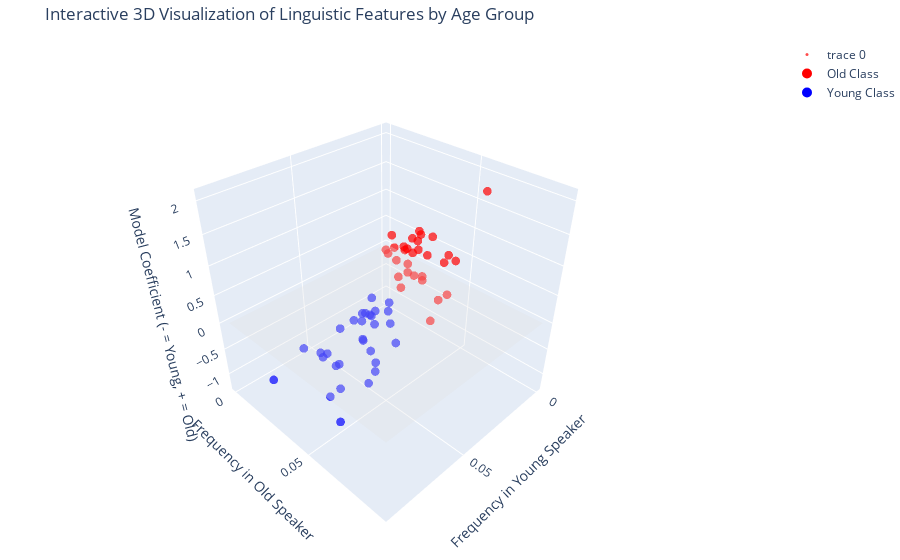

Notebook code cell kept with this figure:
### Code cell
import plotly.graph_objects as go
import numpy as np
import pandas as pd

# Get top words for each class
num_top_words = 30

# For words associated with 'Old' class (positive coefficients)
old_words_data = sorted(zip(word_importance, feature_names), reverse=True)[:num_top_words]
old_words_df = pd.DataFrame(old_words_data, columns=['coefficient', 'word'])
old_words_df['age_group'] = 'Old'

# For words associated with 'Young' class (negative coefficients)
young_words_data = sorted(zip(word_importance, feature_names))[:num_top_words]
young_words_df = pd.DataFrame(young_words_data, columns=['coefficient', 'word'])
young_words_df['age_group'] = 'Young'

# Combine dataframes
distinctive_words = pd.concat([old_words_df, young_words_df])

# Calculate frequency data
top_old_indices = [list(feature_names).index(word) for word in old_words_df['word']]
top_young_indices = [list(feature_names).index(word) for word in young_words_df['word']]
top_indices = top_old_indices + top_young_indices

# Get document frequencies for these words in the training set
X_train_words = X_train_tfidf[:, top_indices].toarray()
word_names = [feature_names[i] for i in top_indices]

# Calculate average frequency per class
young_indices = np.where(y_train == 0)[0]
old_indices = np.where(y_train == 1)[0]

young_freqs = X_train_words[young_indices].mean(axis=0)
old_freqs = X_train_words[old_indices].mean(axis=0)

# Create DataFrame for 3D plot
word_data = pd.DataFrame({
    'word': word_names,
    'young_freq': young_freqs,
    'old_freq': old_freqs
})

# Merge with coefficient data
word_data = word_data.merge(
    pd.DataFrame({
        'word': distinctive_words['word'],
        'coefficient': distinctive_words['coefficient'],
        'age_group': distinctive_words['age_group']
    }), 
    on='word'
)

# Create hover text (now including the word itself as it won't be shown otherwise)
word_data['hover_text'] = word_data.apply(
    lambda row: f"<b>Word: {row['word']}</b><br>" +
                f"Coefficient: {row['coefficient']:.4f}<br>" +
                f"Young Freq: {row['young_freq']:.4f}<br>" +
                f"Old Freq: {row['old_freq']:.4f}<br>" +
                f"Class: {row['age_group']}",
    axis=1
)

# Set up colors
word_data['color'] = word_data['age_group'].map({'Young': 'blue', 'Old': 'red'})

# Create the 3D interactive plot
fig = go.Figure()

# Add scatter points - removing text mode, keeping only markers
fig.add_trace(go.Scatter3d(
    x=word_data['young_freq'],
    y=word_data['old_freq'],
    z=word_data['coefficient'],
    mode='markers',  # Changed from 'markers+text' to just 'markers'
    marker=dict(
        size=3,
        color=word_data['color'],
        opacity=0.7,
        symbol='circle'
    ),
    hovertext=word_data['hover_text'],
    hoverinfo='text'
))

# Create a plane at z=0 to divide the classes
max_freq = max(word_data['young_freq'].max(), word_data['old_freq'].max()) * 1.1
x_plane = np.linspace(0, max_freq, 10)
y_plane = np.linspace(0, max_freq, 10)
xx, yy = np.meshgrid(x_plane, y_plane)
zz = np.zeros(xx.shape)

# Add the plane
fig.add_trace(go.Surface(
    x=xx, y=yy, z=zz,
    colorscale=[[0, 'lightgray'], [1, 'lightgray']],
    showscale=False,
    opacity=0.3,
    name='Division Plane'
))

# Update the layout for better visualization
fig.update_layout(
    title='Interactive 3D Visualization of Linguistic Features by Age Group',
    scene=dict(
        xaxis_title='Frequency in Young Speaker ',
        yaxis_title='Frequency in Old Speaker ',
        zaxis_title='Model Coefficient (- = Young, + = Old)',
        aspectratio=dict(x=1, y=1, z=1),
        camera=dict(
            eye=dict(x=1.5, y=1.5, z=1.5)
        )
    ),
    margin=dict(l=0, r=0, b=0, t=40),
    hoverlabel=dict(
        bgcolor="white",
        font_size=12,
        font_family="Arial"
    )
)

# Add manual legend entries
fig.add_trace(go.Scatter3d(
    x=[None], y=[None], z=[None],
    mode='markers',
    marker=dict(size=10, color='red'),
    name='Old Class'
))

fig.add_trace(go.Scatter3d(
    x=[None], y=[None], z=[None],
    mode='markers',
    marker=dict(size=10, color='blue'),
    name='Young Class'
))

# Show the figure
fig.show()

### Figure 1 — Plotly figure (JSON) as saved in the notebook; plotly's stock layout.template omitted (floating-point values rounded to 4 significant figures)
{"data": [{"hoverinfo": "text", "hovertext": ["<b>Word: somebody</b><br>Coefficient: 2.0638<br>Young Freq: 0.0162<br>Old Freq: 0.0677<br>Class: Old", "<b>Word: thank</b><br>Coefficient: 1.5732<br>Young Freq: 0.0427<br>Old Freq: 0.0586<br>Class: Old", "<b>Word: please</b><br>Coefficient: 1.2015<br>Young Freq: 0.0334<br>Old Freq: 0.0365<br>Class: Old", "<b>Word: lovely</b><br>Coefficient: 1.0895<br>Young Freq: 0.0265<br>Old Freq: 0.0637<br>Class: Old", "<b>Word: true</b><br>Coefficient: 0.9913<br>Young Freq: 0.0361<br>Old Freq: 0.0360<br>Class: Old", "<b>Word: dear</b><br>Coefficient: 0.9828<br>Young Freq: 0.0149<br>Old Freq: 0.0420<br>Class: Old", "<b>Word: difficult</b><br>Coefficient: 0.9621<br>Young Freq: 0.0144<br>Old Freq: 0.0342<br>Class: Old", "<b>Word: whether</b><br>Coefficient: 0.9593<br>Young Freq: 0.0206<br>Old Freq: 0.0554<br>Class: Old", "<b>Word: suppose</b><br>Coefficient: 0.9420<br>Young Freq: 0.0254<br>Old Freq: 0.0573<br>Class: Old", "<b>Word: bloody</b><br>Coefficient: 0.9249<br>Young Freq: 0.0147<br>Old Freq: 0.0354<br>Class: Old", "<b>Word: christmas</b><br>Coefficient: 0.8937<br>Young Freq: 0.0357<br>Old Freq: 0.0415<br>Class: Old", "<b>Word: fact</b><br>Coefficient: 0.7539<br>Young Freq: 0.0188<br>Old Freq: 0.0378<br>Class: Old", "<b>Word: mind</b><br>Coefficient: 0.7378<br>Young Freq: 0.0295<br>Old Freq: 0.0419<br>Class: Old", "<b>Word: company</b><br>Coefficient: 0.7345<br>Young Freq: 0.0129<br>Old Freq: 0.0288<br>Class: Old", "<b>Word: course</b><br>Coefficient: 0.6776<br>Young Freq: 0.0331<br>Old Freq: 0.0658<br>Class: Old", "<b>Word: email</b><br>Coefficient: 0.6655<br>Young Freq: 0.0182<br>Old Freq: 0.0289<br>Class: Old", "<b>Word: everybody</b><br>Coefficient: 0.6546<br>Young Freq: 0.0161<br>Old Freq: 0.0406<br>Class: Old", "<b>Word: absolutely</b><br>Coefficient: 0.6436<br>Young Freq: 0.0314<br>Old Freq: 0.0516<br>Class: Old", "<b>Word: wonder</b><br>Coefficient: 0.6049<br>Young Freq: 0.0164<br>Old Freq: 0.0292<br>Class: Old", "<b>Word: ring</b><br>Coefficient: 0.5813<br>Young Freq: 0.0165<br>Old Freq: 0.0326<br>Class: Old", "<b>Word: interesting</b><br>Coefficient: 0.5709<br>Young Freq: 0.0288<br>Old Freq: 0.0448<br>Class: Old", "<b>Word: side</b><br>Coefficient: 0.5680<br>Young Freq: 0.0269<br>Old Freq: 0.0475<br>Class: Old", "<b>Word: wine</b><br>Coefficient: 0.5624<br>Young Freq: 0.0237<br>Old Freq: 0.0248<br>Class: Old", "<b>Word: money</b><br>Coefficient: 0.5521<br>Young Freq: 0.0464<br>Old Freq: 0.0694<br>Class: Old", "<b>Word: must</b><br>Coefficient: 0.5489<br>Young Freq: 0.0342<br>Old Freq: 0.0626<br>Class: Old", "<b>Word: sense</b><br>Coefficient: 0.5285<br>Young Freq: 0.0171<br>Old Freq: 0.0222<br>Class: Old", "<b>Word: bring</b><br>Coefficient: 0.5050<br>Young Freq: 0.0269<br>Old Freq: 0.0395<br>Class: Old", "<b>Word: university</b><br>Coefficient: 0.5021<br>Young Freq: 0.0145<br>Old Freq: 0.0261<br>Class: Old", "<b>Word: pick</b><br>Coefficient: 0.5007<br>Young Freq: 0.0319<br>Old Freq: 0.0390<br>Class: Old", "<b>Word: great</b><br>Coefficient: 0.4941<br>Young Freq: 0.0366<br>Old Freq: 0.0450<br>Class: Old", "<b>Word: basically</b><br>Coefficient: -1.2232<br>Young Freq: 0.0506<br>Old Freq: 0.0206<br>Class: Young", "<b>Word: someone</b><br>Coefficient: -1.2141<br>Young Freq: 0.0611<br>Old Freq: 0.0332<br>Class: Young", "<b>Word: cool</b><br>Coefficient: -1.2129<br>Young Freq: 0.0529<br>Old Freq: 0.0120<br>Class: Young", "<b>Word: mum</b><br>Coefficient: -1.1164<br>Young Freq: 0.0757<br>Old Freq: 0.0498<br>Class: Young", "<b>Word: fucking</b><br>Coefficient: -0.9920<br>Young Freq: 0.0817<br>Old Freq: 0.0141<br>Class: Young", "<b>Word: everyone</b><br>Coefficient: -0.9283<br>Young Freq: 0.0555<br>Old Freq: 0.0186<br>Class: Young", "<b>Word: weird</b><br>Coefficient: -0.9231<br>Young Freq: 0.0574<br>Old Freq: 0.0163<br>Class: Young", "<b>Word: shit</b><br>Coefficient: -0.8893<br>Young Freq: 0.0614<br>Old Freq: 0.0096<br>Class: Young", "<b>Word: literally</b><br>Coefficient: -0.8601<br>Young Freq: 0.0411<br>Old Freq: 0.0110<br>Class: Young", "<b>Word: massive</b><br>Coefficient: -0.8451<br>Young Freq: 0.0250<br>Old Freq: 0.0110<br>Class: Young", "<b>Word: watch</b><br>Coefficient: -0.8295<br>Young Freq: 0.0742<br>Old Freq: 0.0424<br>Class: Young", "<b>Word: baby</b><br>Coefficient: -0.7637<br>Young Freq: 0.0264<br>Old Freq: 0.0156<br>Class: Young", "<b>Word: dad</b><br>Coefficient: -0.7432<br>Young Freq: 0.0596<br>Old Freq: 0.0495<br>Class: Young", "<b>Word: food</b><br>Coefficient: -0.7377<br>Young Freq: 0.0418<br>Old Freq: 0.0272<br>Class: Young", "<b>Word: load</b><br>Coefficient: -0.6692<br>Young Freq: 0.0439<br>Old Freq: 0.0297<br>Class: Young", "<b>Word: fair</b><br>Coefficient: -0.6405<br>Young Freq: 0.0312<br>Old Freq: 0.0156<br>Class: Young", "<b>Word: english</b><br>Coefficient: -0.6330<br>Young Freq: 0.0332<br>Old Freq: 0.0258<br>Class: Young", "<b>Word: man</b><br>Coefficient: -0.6312<br>Young Freq: 0.0474<br>Old Freq: 0.0380<br>Class: Young", "<b>Word: guess</b><br>Coefficient: -0.6087<br>Young Freq: 0.0383<br>Old Freq: 0.0177<br>Class: Young", "<b>Word: hmm</b><br>Coefficient: -0.6013<br>Young Freq: 0.0205<br>Old Freq: 0.0109<br>Class: Young", "<b>Word: book</b><br>Coefficient: -0.5903<br>Young Freq: 0.0559<br>Old Freq: 0.0497<br>Class: Young", "<b>Word: teach</b><br>Coefficient: -0.5808<br>Young Freq: 0.0232<br>Old Freq: 0.0245<br>Class: Young", "<b>Word: sleep</b><br>Coefficient: -0.5760<br>Young Freq: 0.0274<br>Old Freq: 0.0203<br>Class: Young", "<b>Word: amazing</b><br>Coefficient: -0.5632<br>Young Freq: 0.0372<br>Old Freq: 0.0219<br>Class: Young", "<b>Word: few</b><br>Coefficient: -0.5590<br>Young Freq: 0.0377<br>Old Freq: 0.0436<br>Class: Young", "<b>Word: already</b><br>Coefficient: -0.5254<br>Young Freq: 0.0325<br>Old Freq: 0.0231<br>Class: Young", "<b>Word: nine</b><br>Coefficient: -0.5205<br>Young Freq: 0.0306<br>Old Freq: 0.0332<br>Class: Young", "<b>Word: guy</b><br>Coefficient: -0.5193<br>Young Freq: 0.0663<br>Old Freq: 0.0376<br>Class: Young", "<b>Word: yesterday</b><br>Coefficient: -0.5127<br>Young Freq: 0.0199<br>Old Freq: 0.0218<br>Class: Young", "<b>Word: also</b><br>Coefficient: -0.5084<br>Young Freq: 0.0538<br>Old Freq: 0.0478<br>Class: Young"], "marker": {"color": ["red", "red", "red", "red", "red", "red", "red", "red", "red", "red", "red", "red", "red", "red", "red", "red", "red", "red", "red", "red", "red", "red", "red", "red", "red", "red", "red", "red", "red", "red", "blue", "blue", "blue", "blue", "blue", "blue", "blue", "blue", "blue", "blue", "blue", "blue", "blue", "blue", "blue", "blue", "blue", "blue", "blue", "blue", "blue", "blue", "blue", "blue", "blue", "blue", "blue", "blue", "blue", "blue"], "opacity": 0.7, "size": 3, "symbol": "circle"}, "mode": "markers", "type": "scatter3d", "x": [0.01625, 0.04274, 0.03339, 0.02651, 0.03615, 0.01486, 0.01443, 0.02057, 0.02543, 0.01475, 0.03572, 0.01877, 0.02953, 0.01286, 0.03308, 0.0182, 0.01609, 0.03137, 0.0164, 0.01652, 0.02883, 0.02688, 0.02371, 0.04641, 0.03424, 0.01709, 0.02688, 0.01451, 0.03187, 0.03659, 0.05062, 0.06107, 0.05291, 0.07567, 0.08166, 0.05554, 0.0574, 0.06142, 0.04107, 0.025, 0.07415, 0.02638, 0.05957, 0.04184, 0.04386, 0.03118, 0.03319, 0.04739, 0.03833, 0.02052, 0.05594, 0.02317, 0.02736, 0.03721, 0.0377, 0.03251, 0.03062, 0.06632, 0.01988, 0.0538], "y": [0.06767, 0.05864, 0.03654, 0.06371, 0.03603, 0.04195, 0.03416, 0.05541, 0.05726, 0.03538, 0.04147, 0.03781, 0.04188, 0.02883, 0.06581, 0.02889, 0.04059, 0.05156, 0.02923, 0.03257, 0.04484, 0.04752, 0.02485, 0.06937, 0.06256, 0.02218, 0.03949, 0.02607, 0.03898, 0.04497, 0.02059, 0.0332, 0.01196, 0.04982, 0.01409, 0.01864, 0.01627, 0.009584, 0.01099, 0.01102, 0.04245, 0.01558, 0.0495, 0.02718, 0.02968, 0.01563, 0.0258, 0.03804, 0.01772, 0.01091, 0.04968, 0.02447, 0.02029, 0.02188, 0.04356, 0.02314, 0.03321, 0.03756, 0.02181, 0.04775], "z": [2.064, 1.573, 1.202, 1.089, 0.9913, 0.9828, 0.9621, 0.9593, 0.942, 0.9249, 0.8937, 0.7539, 0.7378, 0.7345, 0.6776, 0.6655, 0.6546, 0.6436, 0.6049, 0.5813, 0.5709, 0.568, 0.5624, 0.5521, 0.5489, 0.5285, 0.505, 0.5021, 0.5007, 0.4941, -1.223, -1.214, -1.213, -1.116, -0.992, -0.9283, -0.9231, -0.8893, -0.8601, -0.8451, -0.8295, -0.7637, -0.7432, -0.7377, -0.6692, -0.6405, -0.633, -0.6312, -0.6087, -0.6013, -0.5903, -0.5808, -0.576, -0.5632, -0.559, -0.5254, -0.5205, -0.5193, -0.5127, -0.5084]}, {"colorscale": [[0, "lightgray"], [1, "lightgray"]], "name": "Division Plane", "opacity": 0.3, "showscale": false, "type": "surface", "x": [[0.0, 0.009981, 0.01996, 0.02994, 0.03992, 0.0499, 0.05989, 0.06987, 0.07985, 0.08983], [0.0, 0.009981, 0.01996, 0.02994, 0.03992, 0.0499, 0.05989, 0.06987, 0.07985, 0.08983], [0.0, 0.009981, 0.01996, 0.02994, 0.03992, 0.0499, 0.05989, 0.06987, 0.07985, 0.08983], [0.0, 0.009981, 0.01996, 0.02994, 0.03992, 0.0499, 0.05989, 0.06987, 0.07985, 0.08983], [0.0, 0.009981, 0.01996, 0.02994, 0.03992, 0.0499, 0.05989, 0.06987, 0.07985, 0.08983], [0.0, 0.009981, 0.01996, 0.02994, 0.03992, 0.0499, 0.05989, 0.06987, 0.07985, 0.08983], [0.0, 0.009981, 0.01996, 0.02994, 0.03992, 0.0499, 0.05989, 0.06987, 0.07985, 0.08983], [0.0, 0.009981, 0.01996, 0.02994, 0.03992, 0.0499, 0.05989, 0.06987, 0.07985, 0.08983], [0.0, 0.009981, 0.01996, 0.02994, 0.03992, 0.0499, 0.05989, 0.06987, 0.07985, 0.08983], [0.0, 0.009981, 0.01996, 0.02994, 0.03992, 0.0499, 0.05989, 0.06987, 0.07985, 0.08983]], "y": [[0.0, 0.0, 0.0, 0.0, 0.0, 0.0, 0.0, 0.0, 0.0, 0.0], [0.009981, 0.009981, 0.009981, 0.009981, 0.009981, 0.009981, 0.009981, 0.009981, 0.009981, 0.009981], [0.01996, 0.01996, 0.01996, 0.01996, 0.01996, 0.01996, 0.01996, 0.01996, 0.01996, 0.01996], [0.02994, 0.02994, 0.02994, 0.02994, 0.02994, 0.02994, 0.02994, 0.02994, 0.02994, 0.02994], [0.03992, 0.03992, 0.03992, 0.03992, 0.03992, 0.03992, 0.03992, 0.03992, 0.03992, 0.03992], [0.0499, 0.0499, 0.0499, 0.0499, 0.0499, 0.0499, 0.0499, 0.0499, 0.0499, 0.0499], [0.05989, 0.05989, 0.05989, 0.05989, 0.05989, 0.05989, 0.05989, 0.05989, 0.05989, 0.05989], [0.06987, 0.06987, 0.06987, 0.06987, 0.06987, 0.06987, 0.06987, 0.06987, 0.06987, 0.06987], [0.07985, 0.07985, 0.07985, 0.07985, 0.07985, 0.07985, 0.07985, 0.07985, 0.07985, 0.07985], [0.08983, 0.08983, 0.08983, 0.08983, 0.08983, 0.08983, 0.08983, 0.08983, 0.08983, 0.08983]], "z": [[0.0, 0.0, 0.0, 0.0, 0.0, 0.0, 0.0, 0.0, 0.0, 0.0], [0.0, 0.0, 0.0, 0.0, 0.0, 0.0, 0.0, 0.0, 0.0, 0.0], [0.0, 0.0, 0.0, 0.0, 0.0, 0.0, 0.0, 0.0, 0.0, 0.0], [0.0, 0.0, 0.0, 0.0, 0.0, 0.0, 0.0, 0.0, 0.0, 0.0], [0.0, 0.0, 0.0, 0.0, 0.0, 0.0, 0.0, 0.0, 0.0, 0.0], [0.0, 0.0, 0.0, 0.0, 0.0, 0.0, 0.0, 0.0, 0.0, 0.0], [0.0, 0.0, 0.0, 0.0, 0.0, 0.0, 0.0, 0.0, 0.0, 0.0], [0.0, 0.0, 0.0, 0.0, 0.0, 0.0, 0.0, 0.0, 0.0, 0.0], [0.0, 0.0, 0.0, 0.0, 0.0, 0.0, 0.0, 0.0, 0.0, 0.0], [0.0, 0.0, 0.0, 0.0, 0.0, 0.0, 0.0, 0.0, 0.0, 0.0]]}, {"marker": {"color": "red", "size": 10}, "mode": "markers", "name": "Old Class", "type": "scatter3d", "x": [null], "y": [null], "z": [null]}, {"marker": {"color": "blue", "size": 10}, "mode": "markers", "name": "Young Class", "type": "scatter3d", "x": [null], "y": [null], "z": [null]}], "layout": {"hoverlabel": {"bgcolor": "white", "font": {"family": "Arial", "size": 12}}, "margin": {"b": 0, "l": 0, "r": 0, "t": 40}, "scene": {"aspectratio": {"x": 1, "y": 1, "z": 1}, "camera": {"eye": {"x": 1.5, "y": 1.5, "z": 1.5}}, "xaxis": {"title": {"text": "Frequency in Young Speaker "}}, "yaxis": {"title": {"text": "Frequency in Old Speaker "}}, "zaxis": {"title": {"text": "Model Coefficient (- = Young, + = Old)"}}}, "title": {"text": "Interactive 3D Visualization of Linguistic Features by Age Group"}}}
